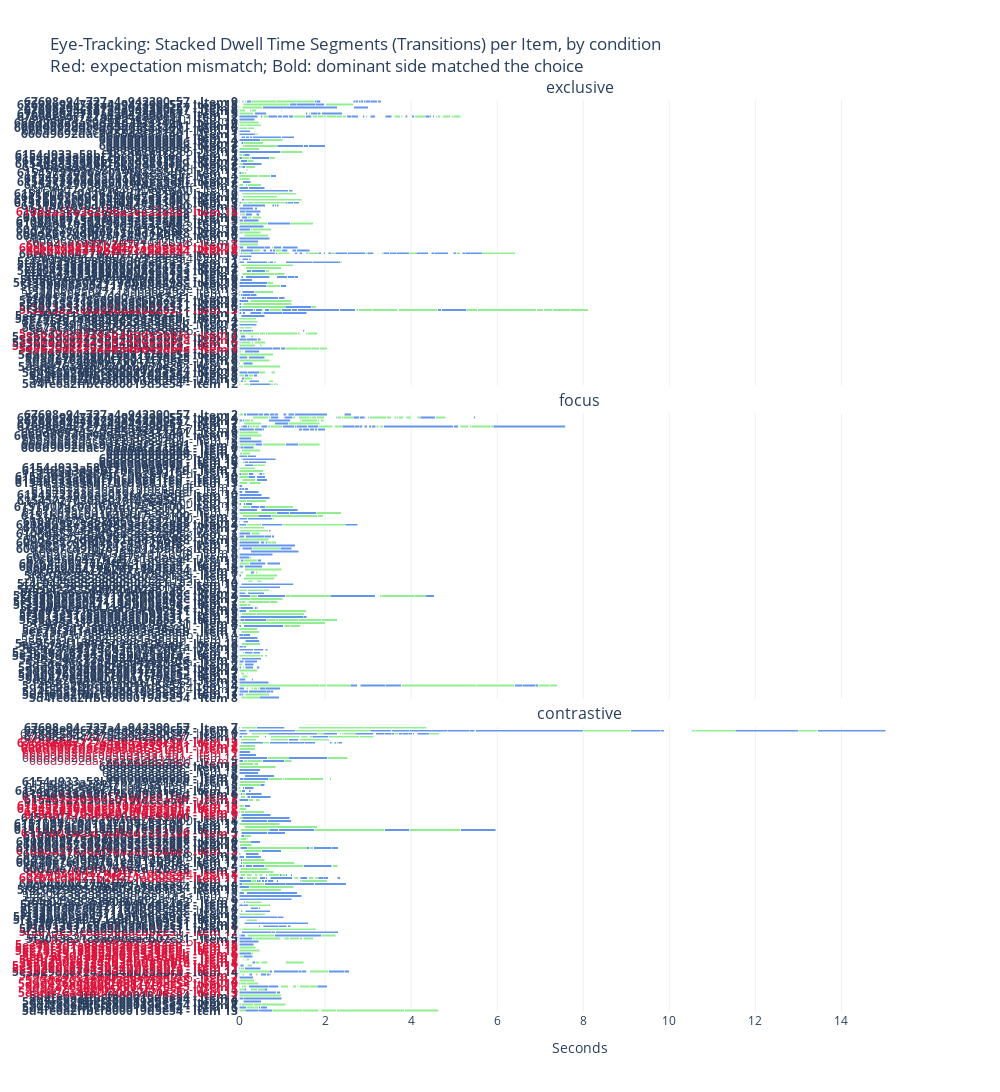

Write notebook code for a chart like this one.
### Code cell
# ...existing code...
from plotly.subplots import make_subplots
import plotly.graph_objects as go
import numpy as np
import pandas as pd
import os

transparent_color = 'hsva(0, 0%, 100%, 0)'

# Facet by condition into rows (one condition per row)
conditions = list(longform['condition'].dropna().unique())
n_rows = max(1, len(conditions))

fig = make_subplots(
    rows=n_rows, cols=1,
    shared_xaxes=True,
    subplot_titles=conditions,
    vertical_spacing=0.03
)

# For per-facet y-ticks
facet_yticks = {cond: [] for cond in conditions}
facet_yticks_bold = {cond: set() for cond in conditions}
facet_yticks_mismatch = {cond: set() for cond in conditions}

for participant in [p for p in et_df['participant_id'].unique() if p not in list_of_participants_to_remove]:
    df_part = et_df[et_df['participant_id'] == participant]
    sorted_trials = sorted(df_part['trial'].unique(), key=lambda x: float(x) if str(x).replace('.', '', 1).isdigit() else x)
    for trial in sorted_trials:
        lf_row = longform[(longform['participant_id'] == participant) & (longform['trial'] == trial)]
        if lf_row.empty:
            continue
        cond = lf_row['condition'].iloc[0]
        if pd.isna(cond) or cond not in conditions:
            continue

        # Prefer item number in the label; fallback to trial
        if 'item' in lf_row.columns and pd.notna(lf_row['item'].iloc[0]):
            item_label = lf_row['item'].iloc[0]
        else:
            item_label = trial
        label = f"{participant} - Item {item_label}"
        facet_yticks[cond].append(label)

        et_row = df_part[df_part['trial'] == trial]
        dominant = et_row['dominant'].iloc[0] if not et_row.empty else None
        choice = lf_row['choice'].iloc[0] if not lf_row.empty else None

        # bold when dominant == choice
        if dominant is not None and choice is not None and dominant == choice:
            facet_yticks_bold[cond].add(label)

        # mismatch flag from longform -> affects tick label color only
        mismatch_flag = False
        if not lf_row.empty and 'mismatch' in lf_row.columns:
            try:
                mismatch_flag = bool(lf_row['mismatch'].iloc[0])
            except Exception:
                mismatch_flag = False
        if mismatch_flag:
            facet_yticks_mismatch[cond].add(label)

        # read per-participant eyetracking CSV
        et_file = os.path.join(et_dir, f"{participant}.csv")
        if not os.path.exists(et_file):
            continue
        df_et = pd.read_csv(et_file)
        df_et.columns = [c.lower() for c in df_et.columns]
        trial_col = 'trial' if 'trial' in df_et.columns else [c for c in df_et.columns if 'trial' in c][0]
        g = df_et[df_et[trial_col] == trial].copy()
        if g.empty:
            continue

        canvas_state = np.where(
            (g['_left_canvas'] == 1) & (g['_right_canvas'] == 0), 'L',
            np.where(
                (g['_right_canvas'] == 1) & (g['_left_canvas'] == 0), 'R',
                np.where(
                    (g['_left_canvas'] == 0) & (g['_right_canvas'] == 0), 'N', 'B'
                )
            )
        )
        transitions_idx = np.where(canvas_state[1:] != canvas_state[:-1])[0] + 1
        segment_starts = np.concatenate(([0], transitions_idx))
        segment_ends = np.concatenate((transitions_idx, [len(canvas_state)]))
        for seg_start, seg_end in zip(segment_starts, segment_ends):
            seg = g.iloc[seg_start:seg_end]
            if len(seg) > 0:
                start_time = seg['times'].iloc[0]
                end_time = seg['times'].iloc[-1]
                seg_time = (end_time - start_time) / 1000  # seconds
            else:
                seg_time = 0

            if ((seg['_left_canvas'] == 1) & (seg['_right_canvas'] == 0)).all():
                color = 'cornflowerblue'
                side = 'Left'
            elif ((seg['_right_canvas'] == 1) & (seg['_left_canvas'] == 0)).all():
                color = 'lightgreen'
                side = 'Right'
            elif ((seg['_left_canvas'] == 0) & (seg['_right_canvas'] == 0)).all():
                color = transparent_color
                side = 'None'
            else:
                color = "red"
                side = 'Both'

            row_idx = conditions.index(cond) + 1
            fig.add_trace(
                go.Bar(
                    x=[seg_time],
                    y=[label],
                    name=side,
                    marker_color=color,
                    orientation='h',
                    showlegend=False
                ),
                row=row_idx, col=1
            )

# Apply per-row ytick formatting (bold + orange when mismatch)
for i, cond in enumerate(conditions, start=1):
    labels = facet_yticks[cond]
    def format_label(t):
        bold = t in facet_yticks_bold[cond]
        mismatch = t in facet_yticks_mismatch[cond]
        if bold and mismatch:
            return f"<b><span style='color:crimson'>{t}</span></b>"
        if bold:
            return f"<b>{t}</b>"
        if mismatch:
            return f"<span style='color:crimson'>{t}</span>"
        return t
    ticktext = [format_label(t) for t in labels]
    fig.update_yaxes(tickvals=labels, ticktext=ticktext, row=i, col=1)

# Remove the global xaxis_title and set the x-axis title only on the bottom row
fig.update_xaxes(title_text='Seconds', row=n_rows, col=1)

fig.update_layout(
    template='plotly_white',
    barmode='stack',
    title='Eye-Tracking: Stacked Dwell Time Segments (Transitions) per Item, by condition<br>Red: expectation mismatch; Bold: dominant side matched the choice',
    height=max(1600, 200 * n_rows),
    width=1000,
    showlegend=False
)

fig.show()

# Save as html and png
fig.write_html(plots / "dwell_times.html", include_plotlyjs='cdn')
fig.write_image(plots / "dwell_times.png", scale=3)
